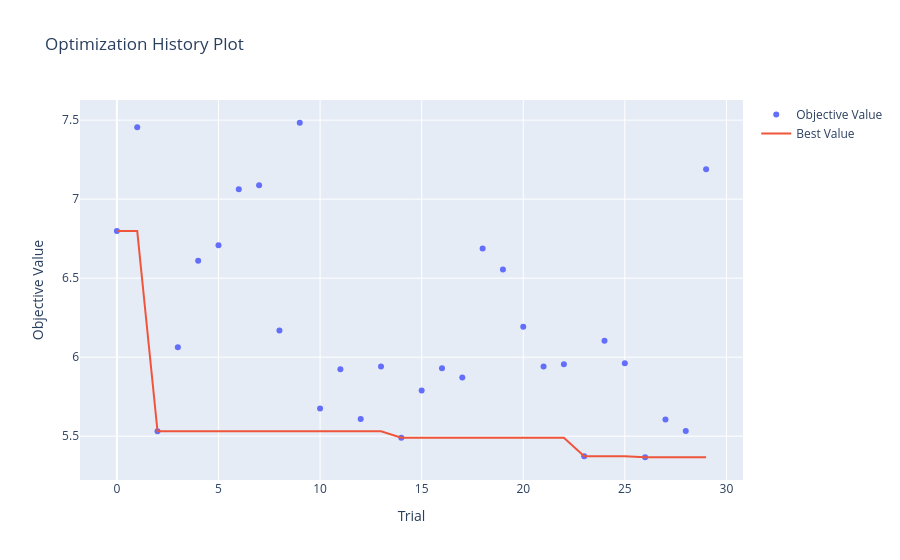
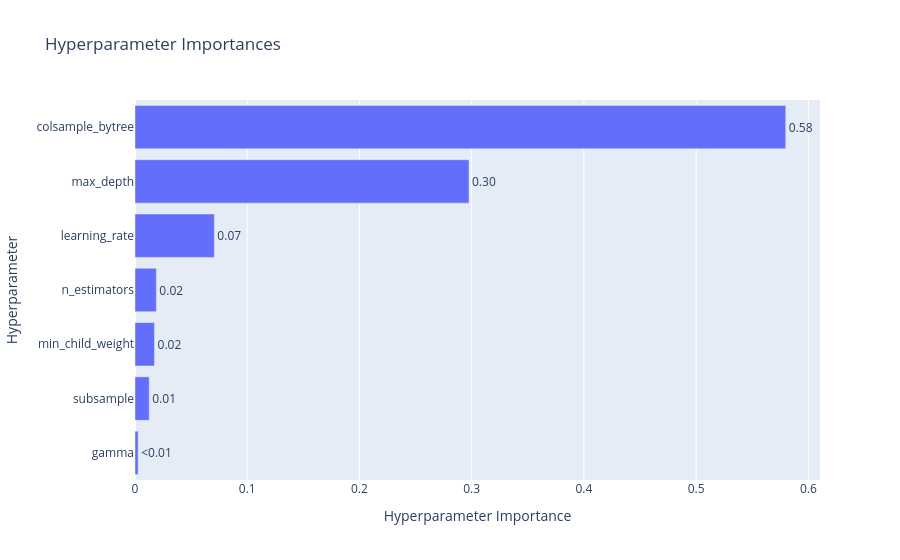

These figures' notebook cell, in order:
### Code cell
# 1. Visualizza la storia dell'ottimizzazione
fig1 = optuna.visualization.plot_optimization_history(study)
fig1.show()

# 2. Visualizza l'importanza dei parametri
fig2 = optuna.visualization.plot_param_importances(study)
fig2.show()

### Figure 1 — Plotly figure (JSON) as saved in the notebook; plotly's stock layout.template omitted (floating-point values rounded to 4 significant figures)
{"data": [{"mode": "markers", "name": "Objective Value", "type": "scatter", "x": [0, 1, 2, 3, 4, 5, 6, 7, 8, 9, 10, 11, 12, 13, 14, 15, 16, 17, 18, 19, 20, 21, 22, 23, 24, 25, 26, 27, 28, 29], "y": [6.798, 7.454, 5.531, 6.063, 6.61, 6.709, 7.063, 7.088, 6.169, 7.483, 5.676, 5.923, 5.608, 5.941, 5.49, 5.789, 5.93, 5.871, 6.688, 6.554, 6.192, 5.941, 5.955, 5.373, 6.105, 5.961, 5.367, 5.606, 5.534, 7.188]}, {"mode": "lines", "name": "Best Value", "type": "scatter", "x": [0, 1, 2, 3, 4, 5, 6, 7, 8, 9, 10, 11, 12, 13, 14, 15, 16, 17, 18, 19, 20, 21, 22, 23, 24, 25, 26, 27, 28, 29], "y": [6.798, 6.798, 5.531, 5.531, 5.531, 5.531, 5.531, 5.531, 5.531, 5.531, 5.531, 5.531, 5.531, 5.531, 5.49, 5.49, 5.49, 5.49, 5.49, 5.49, 5.49, 5.49, 5.49, 5.373, 5.373, 5.373, 5.367, 5.367, 5.367, 5.367]}, {"marker": {"color": "#cccccc"}, "mode": "markers", "name": "Infeasible Trial", "showlegend": false, "type": "scatter", "x": [], "y": []}], "layout": {"title": {"text": "Optimization History Plot"}, "xaxis": {"title": {"text": "Trial"}}, "yaxis": {"title": {"text": "Objective Value"}}}}

### Figure 2 — Plotly figure (JSON) as saved in the notebook; plotly's stock layout.template omitted (floating-point values rounded to 4 significant figures)
{"data": [{"cliponaxis": false, "hovertemplate": ["gamma (FloatDistribution): 0.0028151983546465995<extra></extra>", "subsample (FloatDistribution): 0.01266131902723796<extra></extra>", "min_child_weight (IntDistribution): 0.017397607325265182<extra></extra>", "n_estimators (IntDistribution): 0.019009933655400657<extra></extra>", "learning_rate (FloatDistribution): 0.07068449262535578<extra></extra>", "max_depth (IntDistribution): 0.29760094995533937<extra></extra>", "colsample_bytree (FloatDistribution): 0.5798304990567543<extra></extra>"], "name": "Objective Value", "orientation": "h", "text": ["<0.01", "0.01", "0.02", "0.02", "0.07", "0.30", "0.58"], "textposition": "outside", "type": "bar", "x": [0.002815, 0.01266, 0.0174, 0.01901, 0.07068, 0.2976, 0.5798], "y": ["gamma", "subsample", "min_child_weight", "n_estimators", "learning_rate", "max_depth", "colsample_bytree"]}], "layout": {"title": {"text": "Hyperparameter Importances"}, "xaxis": {"title": {"text": "Hyperparameter Importance"}}, "yaxis": {"title": {"text": "Hyperparameter"}}}}
